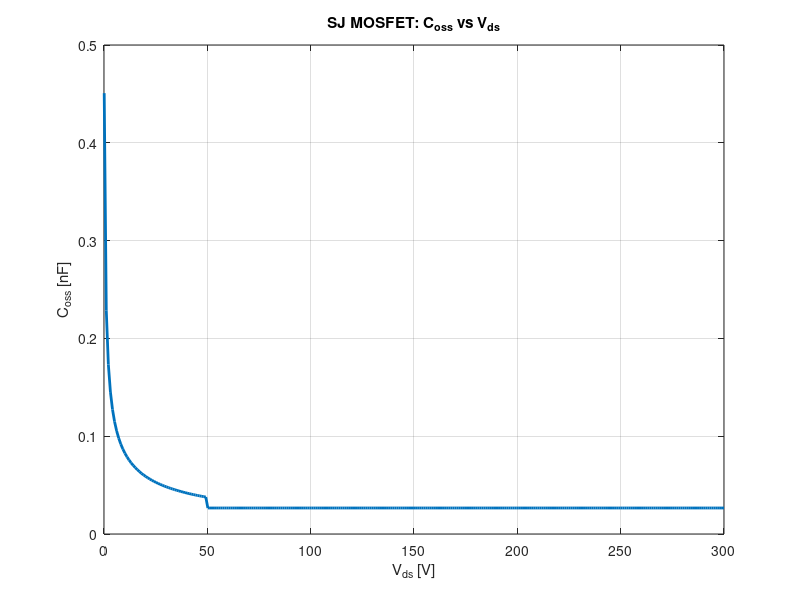

Source code (MATLAB): (Note: this script raises an error after producing the figure.)
% Super Junction MOSFET Analysis with Corrected Pillar Design
% Constants
q = 1.6e-19;       % Elementary charge [C]
eps_si = 1.0e-12;  % Permittivity of silicon [F/cm]
kT = 0.026;        % Thermal energy at 300K [eV]
ni = 1.5e10;       % Intrinsic carrier concentration [cm^-3]
mu_n = 1500;       % Electron mobility [cm^2/V-s]

%% 1. Design SJ Structure for VB=700V with depletion at 50V
VB = 700;          % Breakdown voltage [V]
V_dep = 50;        % Depletion voltage [V]
E_crit = 2e5;      % Critical electric field [V/cm]

% Calculate pillar width from triangle equations
W = sqrt((4 * sqrt(2) * V_dep) / E_crit);  % [cm]
fprintf('Calculated pillar width: %.2f μm\n', W*1e4);

% Calculate doping concentration
E_peak = (W * E_crit) / (2 * sqrt(2));
ND = (4 * eps_si * E_peak) / (q * W);  % [cm^-3]

% Drift region length (conventional MOSFET relation)
Ldrift = sqrt(2) * VB / E_crit;  % [cm]

%% 2. Calculate on-resistance for 1 cm² area
A = 1;             % Device area [cm^2]
A_cond = A * 0.5;  % Conduction area (only n-pillars)
Ron_drift = Ldrift / (q * mu_n * ND * A_cond); % [Ohm]

%% 3. Calculate Coss (CGD+CDS) for SJ MOSFET
A_junc = 1;        % Junction area [cm^2]
NA = ND;           % Balanced doping for SJ pillars
Vbi = kT * log((ND * NA) / ni^2); % Built-in potential [V]

% SJ capacitance function
Coss_func = @(v) (v <= V_dep) .* (A_junc * sqrt(q * eps_si * ND) ./ (2 * sqrt(Vbi + v))) + ...
                 (v > V_dep) .* (A_junc * eps_si / W);

% Generate Coss vs Vds plot
Vds_vals = linspace(0.1, 300, 300);
Coss_vals = Coss_func(Vds_vals);

figure;
plot(Vds_vals, Coss_vals * 1e9, 'LineWidth', 2);
title('SJ MOSFET: C_{oss} vs V_{ds}');
xlabel('V_{ds} [V]');
ylabel('C_{oss} [nF]');
grid on;
hold on;
xline(V_dep, '--r', 'Depletion Voltage (50V)', 'LabelVerticalAlignment', 'middle');
text(100, Coss_vals(100)*1e9*0.9, sprintf('C_{oss} @100V = %.3f nF', Coss_func(100)*1e9));
text(300, Coss_vals(end)*1e9*1.1, sprintf('Min C_{oss} = %.3f nF', min(Coss_vals)*1e9));
hold off;

%% 4. Calculate Vds(t) waveform during turn-off
Voff = 300;        % DC bus voltage [V]
I0 = 10;           % Initial current [A]
tf = 100e-9;       % Current fall time [s]

% Time parameters
t_step = 1e-11;    % Smaller time step for accuracy (100 ps)
t_sim = 200e-9;    % Simulation duration [s]
t_vals = 0:t_step:t_sim;

% Initialize arrays
Vds = zeros(size(t_vals));
Vds(1) = 0.1;      % Initial voltage

% Numerical integration for voltage rise
for i = 1:length(t_vals)-1
    if Vds(i) < Voff
        dvdt = I0 / Coss_func(Vds(i));
        Vds(i+1) = min(Vds(i) + dvdt * t_step, Voff);
    else
        Vds(i+1) = Voff;  % Diode clamping
    end
end

% Find voltage rise time
tr_idx = find(Vds >= Voff, 1);
tr = t_vals(tr_idx);

% Plot Vds(t)
figure;
plot(t_vals * 1e9, Vds, 'LineWidth', 1.5);
title('SJ MOSFET Turn-off Waveform');
xlabel('Time [ns]');
ylabel('V_{ds} [V]');
grid on;
hold on;
plot(tr * 1e9, Voff, 'ro', 'MarkerSize', 8);
line([tr*1e9, tr*1e9], [0, Voff], 'Color', 'r', 'LineStyle', '--');
text(tr*1e9 + 2, 50, sprintf('t_r = %.2f ns', tr*1e9), 'Color', 'r');
xlim([0 max(t_vals)*1e9]/30);
ylim([0 1.1*Voff]);
hold off;

%% 5. Calculate turn-off energy loss
% Energy during voltage rise
t_rise = t_vals(1:tr_idx);
V_rise = Vds(1:tr_idx);
E_rise = trapz(t_rise, V_rise * I0);  % ∫V·I dt

% Energy during current fall
E_fall = 0.5 * Voff * I0 * tf;        % 0.5·V·I·t_f

% Total turn-off loss
Eoff_total = E_rise + E_fall;


%% Output Results
fprintf('\nSuper Junction MOSFET Analysis\n');
fprintf('==============================\n');
fprintf('Pillar Width (calculated):   %.2f μm\n', W*1e4);
fprintf('Drift Region Length:         %.1f μm\n', Ldrift*1e4);
fprintf('N-Drift Doping (ND):         %.3e cm^{-3}\n', ND);
fprintf('Specific On-Resistance:      %.3f mΩ·cm²\n', Ron_drift*1e3);
fprintf('Voltage Rise Time (t_r):     %.2f ns\n', tr*1e9);
fprintf('Peak dV/dt:                 %.0f V/ns\n', I0/Coss_func(0.1)/1e9);
fprintf('Turn-off Energy Loss:        %.3f μJ\n', Eoff_total*1e6);
fprintf('  - Capacitive Charging:     %.3f μJ\n', E_rise*1e6);
fprintf('  - Current Fall:            %.3f μJ\n', E_fall*1e6);